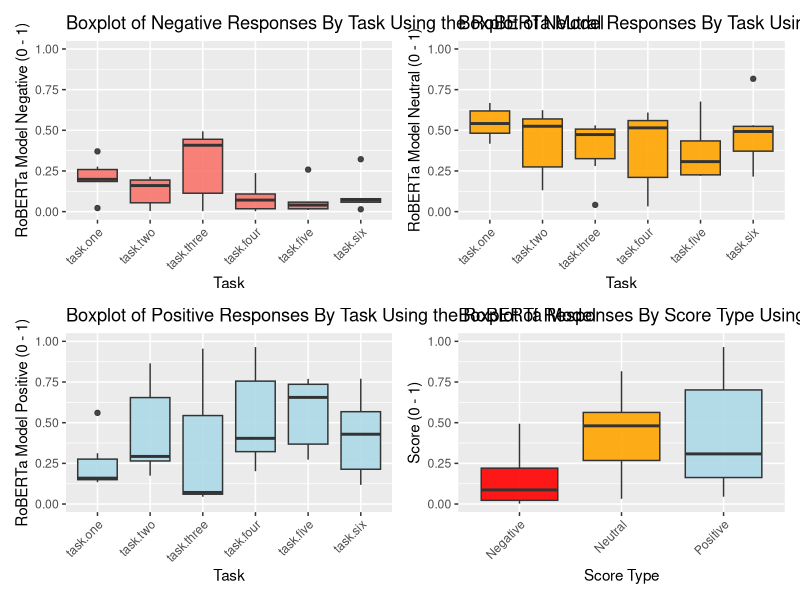
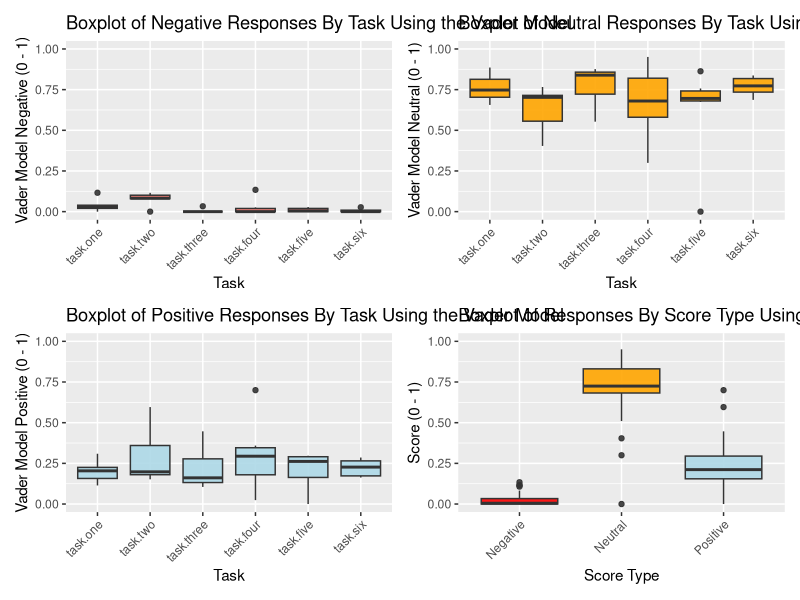

R code for these plots, in order:
library(ggplot2)
library(dplyr)
library(tidyverse)
library(tidyr)
library(knitr)
library(patchwork)


t1 <- read.csv("Task1.csv") %>%
  mutate(task = "task.one")
t2 <- read.csv("Task2.csv")%>%
  mutate(task = "task.two")
t3 <- read.csv("Task3.csv")%>%
  mutate(task = "task.three")
t4 <- read.csv("Task4.csv")%>%
  mutate(task = "task.four")
t5 <- read.csv("Task5.csv")%>%
  mutate(task = "task.five")
t6 <- read.csv("Task6.csv")%>%
  mutate(task = "task.six")

overall <- read.csv("Remarks.csv")


# Combine all tasks
combined_data <- rbind(t1,t2,t3,t4,t5,t6)

# Select only the desired columns for Roberto model
t_positive_roberto <- combined_data %>%
  select(Test.Subject, Roberto.Model.Positive, task) %>%
  mutate(task = factor(task, levels = c("task.one", "task.two", "task.three", "task.four", "task.five", "task.six")))

t_negative_roberto <- combined_data %>%
  select(Test.Subject, Roberto.Model.Negative, task) %>%
  mutate(task = factor(task, levels = c("task.one", "task.two", "task.three", "task.four", "task.five", "task.six")))

t_neutral_roberto <- combined_data %>%
  select(Test.Subject, Roberto.Model.Neutral, task) %>%
  mutate(task = factor(task, levels = c("task.one", "task.two", "task.three", "task.four", "task.five", "task.six")))

# Select only the desired columns for Vader model
t_positive_vader <- combined_data %>%
  select(Test.Subject, Vader.Model.Positive, task) %>%
  mutate(task = factor(task, levels = c("task.one", "task.two", "task.three", "task.four", "task.five", "task.six")))

t_negative_vader <- combined_data %>%
  select(Test.Subject, Vader.Model.Negative, task) %>%
  mutate(task = factor(task, levels = c("task.one", "task.two", "task.three", "task.four", "task.five", "task.six")))

t_neutral_vader <- combined_data %>%
  select(Test.Subject, Vader.Model.Neutral, task) %>%
  mutate(task = factor(task, levels = c("task.one", "task.two", "task.three", "task.four", "task.five", "task.six")))

# Combine all Vader model data into one dataframe for overall plot
overall_long_vader <- combined_data %>%
  select(Test.Subject, starts_with("Vader.Model"), -starts_with("Vader.Model.Overall"), task) %>%
  pivot_longer(cols = starts_with("Vader.Model"), 
               names_to = "Score_Type", 
               values_to = "Score") %>%
  mutate(Score_Type = case_when(
    grepl("Negative", Score_Type) ~ "Negative",
    grepl("Neutral", Score_Type) ~ "Neutral",
    grepl("Positive", Score_Type) ~ "Positive"
  ))

# Combine all Roberto model data into one dataframe for overall plot
overall_long_roberto <- combined_data %>%
  select(Test.Subject, starts_with("Roberto.Model"), task) %>%
  pivot_longer(cols = starts_with("Roberto.Model"), 
               names_to = "Score_Type", 
               values_to = "Score") %>%
  mutate(Score_Type = case_when(
    grepl("Negative", Score_Type) ~ "Negative",
    grepl("Neutral", Score_Type) ~ "Neutral",
    grepl("Positive", Score_Type) ~ "Positive"
  ))



# Plotting for Vader model
p1_vader <- ggplot(t_negative_vader) +
  geom_boxplot(aes(x = task, y = Vader.Model.Negative, fill = "red"), alpha = 0.9) + 
  theme(axis.text.x = element_text(angle = 45, vjust = 1, hjust = 1),
        legend.position = "none") +
  labs(title = "Boxplot of Negative Responses By Task Using the Vader Model", 
       x = "Task", 
       y = "Vader Model Negative (0 - 1)") +
  ylim(0, 1)

p2_vader <- ggplot(t_neutral_vader) +
  geom_boxplot(aes(x = task, y = Vader.Model.Neutral, fill = "orange"), alpha = 0.9) +
  scale_fill_manual(values = c("orange")) +
  theme(axis.text.x = element_text(angle = 45, vjust = 1, hjust = 1),
        legend.position = "none") +
  labs(title = "Boxplot of Neutral Responses By Task Using the Vader Model", 
       x = "Task", 
       y = "Vader Model Neutral (0 - 1)") +
  ylim(0, 1)

p3_vader <- ggplot(t_positive_vader) +
  geom_boxplot(aes(x = task, y = Vader.Model.Positive, fill = "lightblue"), alpha = 0.9) +
  scale_fill_manual(values = c("lightblue")) +
  theme(axis.text.x = element_text(angle = 45, vjust = 1, hjust = 1),
        legend.position = "none") +
  labs(title = "Boxplot of Positive Responses By Task Using the Vader Model", 
       x = "Task", 
       y = "Vader Model Positive (0 - 1)") +
  ylim(0, 1)

p4_vader <- ggplot(overall_long_vader, aes(x = Score_Type, y = Score, fill = Score_Type)) +
  geom_boxplot(alpha = 0.9) +
  scale_fill_manual(values = c("Negative" = "red", "Neutral" = "orange", "Positive" = "lightblue")) +
  theme(axis.text.x = element_text(angle = 45, vjust = 1, hjust = 1),
        legend.position = "none") +
  labs(title = "Boxplot of Responses By Score Type Using the Vader Model", 
       x = "Score Type", 
       y = "Score (0 - 1)") +
  ylim(0, 1)

# Plotting for Roberto model
p1_roberto <- ggplot(t_negative_roberto) +
  geom_boxplot(aes(x = task, y = Roberto.Model.Negative, fill = "red"), alpha = 0.9) + 
  theme(axis.text.x = element_text(angle = 45, vjust = 1, hjust = 1),
        legend.position = "none") +
  labs(title = "Boxplot of Negative Responses By Task Using the RoBERTa Model", 
       x = "Task", 
       y = "RoBERTa Model Negative (0 - 1)") +
  ylim(0, 1)

p2_roberto <- ggplot(t_neutral_roberto) +
  geom_boxplot(aes(x = task, y = Roberto.Model.Neutral, fill = "orange"), alpha = 0.9) +
  scale_fill_manual(values = c("orange")) +
  theme(axis.text.x = element_text(angle = 45, vjust = 1, hjust = 1),
        legend.position = "none") +
  labs(title = "Boxplot of Neutral Responses By Task Using the RoBERTa Model", 
       x = "Task", 
       y = "RoBERTa Model Neutral (0 - 1)") +
  ylim(0, 1)

p3_roberto <- ggplot(t_positive_roberto) +
  geom_boxplot(aes(x = task, y = Roberto.Model.Positive, fill = "lightblue"), alpha = 0.9) +
  scale_fill_manual(values = c("lightblue")) +
  theme(axis.text.x = element_text(angle = 45, vjust = 1, hjust = 1),
        legend.position = "none") +
  labs(title = "Boxplot of Positive Responses By Task Using the RoBERTa Model", 
       x = "Task", 
       y = "RoBERTa Model Positive (0 - 1)") +
  ylim(0, 1)

p4_roberto <- ggplot(overall_long_roberto, aes(x = Score_Type, y = Score, fill = Score_Type)) +
  geom_boxplot(alpha = 0.9) +
  scale_fill_manual(values = c("Negative" = "red", "Neutral" = "orange", "Positive" = "lightblue")) +
  theme(axis.text.x = element_text(angle = 45, vjust = 1, hjust = 1),
        legend.position = "none") +
  labs(title = "Boxplot of Responses By Score Type Using the RoBERTa Model", 
       x = "Score Type", 
       y = "Score (0 - 1)") +
  ylim(0, 1)

# Arrange the plots
plots_roberto <- (p1_roberto + p2_roberto) / (p3_roberto + p4_roberto)
print(plots_roberto)

plots_vader <- (p1_vader + p2_vader) / (p3_vader + p4_vader)
print(plots_vader)
